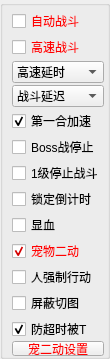
        <widget class="QGroupBox" name="groupBox_6">
         <property name="maximumSize">
          <size>
           <width>100</width>
           <height>16777215</height>
          </size>
         </property>
         <property name="title">
          <string/>
         </property>
         <property name="alignment">
          <set>Qt::AlignCenter</set>
         </property>
         <layout class="QVBoxLayout" name="verticalLayout_10">
          <property name="spacing">
           <number>0</number>
          </property>
          <property name="leftMargin">
           <number>9</number>
          </property>
          <property name="topMargin">
           <number>3</number>
          </property>
          <property name="rightMargin">
           <number>3</number>
          </property>
          <property name="bottomMargin">
           <number>0</number>
          </property>
          <item>
           <layout class="QVBoxLayout" name="verticalLayout">
            <property name="spacing">
             <number>2</number>
            </property>
            <item>
             <widget class="QCheckBox" name="checkBox_auto">
              <property name="styleSheet">
               <string notr="true">color: rgb(255, 0, 0);</string>
              </property>
              <property name="text">
               <string>自动战斗</string>
              </property>
             </widget>
            </item>
            <item>
             <widget class="QCheckBox" name="checkBox_HighSpeed">
              <property name="styleSheet">
               <string notr="true">color: rgb(255, 0, 0);</string>
              </property>
              <property name="text">
               <string>高速战斗</string>
              </property>
             </widget>
            </item>
            <item>
             <widget class="QComboBox" name="comboBox_highSpeedDelay">
              <item>
               <property name="text">
                <string>高速延时</string>
               </property>
              </item>
              <item>
               <property name="text">
                <string>1</string>
               </property>
              </item>
              <item>
               <property name="text">
                <string>2</string>
               </property>
              </item>
              <item>
               <property name="text">
                <string>3</string>
               </property>
              </item>
              <item>
               <property name="text">
                <string>4</string>
               </property>
              </item>
              <item>
               <property name="text">
                <string>5</string>
               </property>
              </item>
              <item>
               <property name="text">
                <string>6</string>
               </property>
              </item>
              <item>
               <property name="text">
                <string>7</string>
               </property>
              </item>
              <item>
               <property name="text">
                <string>8</string>
               </property>
              </item>
             </widget>
            </item>
            <item>
             <widget class="QComboBox" name="comboBox_battleDelay">
              <item>
               <property name="text">
                <string>战斗延迟</string>
               </property>
              </item>
              <item>
               <property name="text">
                <string>0</string>
               </property>
              </item>
              <item>
               <property name="text">
                <string>1</string>
               </property>
              </item>
              <item>
               <property name="text">
                <string>2</string>
               </property>
              </item>
              <item>
               <property name="text">
                <string>3</string>
               </property>
              </item>
              <item>
               <property name="text">
                <string>4</string>
               </property>
              </item>
              <item>
               <property name="text">
                <string>5</string>
               </property>
              </item>
              <item>
               <property name="text">
                <string>6</string>
               </property>
              </item>
              <item>
               <property name="text">
                <string>7</string>
               </property>
              </item>
              <item>
               <property name="text">
                <string>8</string>
               </property>
              </item>
              <item>
               <property name="text">
                <string>9</string>
               </property>
              </item>
              <item>
               <property name="text">
                <string>10</string>
               </property>
              </item>
             </widget>
            </item>
            <item>
             <widget class="QCheckBox" name="checkBox_firstNoDelay">
              <property name="text">
               <string>第一合加速</string>
              </property>
              <property name="checked">
               <bool>true</bool>
              </property>
             </widget>
            </item>
            <item>
             <widget class="QCheckBox" name="checkBox_bossProtect">
              <property name="text">
               <string>Boss战停止</string>
              </property>
             </widget>
            </item>
            <item>
             <widget class="QCheckBox" name="checkBox_Lv1Protect">
              <property name="text">
               <string>1级停止战斗</string>
              </property>
             </widget>
            </item>
            <item>
             <widget class="QCheckBox" name="checkBox_LockCountdown">
              <property name="text">
               <string>锁定倒计时</string>
              </property>
             </widget>
            </item>
            <item>
             <widget class="QCheckBox" name="checkBox_ShowHPMP">
              <property name="text">
               <string>显血</string>
              </property>
             </widget>
            </item>
            <item>
             <widget class="QCheckBox" name="checkBox_PetDoubleAction">
              <property name="styleSheet">
               <string notr="true">color: rgb(255, 0, 0);</string>
              </property>
              <property name="text">
               <string>宠物二动</string>
              </property>
              <property name="checked">
               <bool>true</bool>
              </property>
             </widget>
            </item>
            <item>
             <widget class="QCheckBox" name="checkBox_PlayerForceAction">
              <property name="text">
               <string>人强制行动</string>
              </property>
             </widget>
            </item>
            <item>
             <widget class="QCheckBox" name="checkBox_noAnimation">
              <property name="text">
               <string>屏蔽切图</string>
              </property>
             </widget>
            </item>
            <item>
             <widget class="QCheckBox" name="checkBox_OverTimeT">
              <property name="font">
               <font>
                <pointsize>9</pointsize>
                <weight>50</weight>
                <bold>false</bold>
               </font>
              </property>
              <property name="text">
               <string>防超时被T</string>
              </property>
              <property name="checked">
               <bool>true</bool>
              </property>
             </widget>
            </item>
           </layout>
          </item>
          <item>
           <widget class="QPushButton" name="pushButton_petDoubleAction">
            <property name="maximumSize">
             <size>
              <width>16777215</width>
              <height>15</height>
             </size>
            </property>
            <property name="styleSheet">
             <string notr="true">color: rgb(255, 0, 0);</string>
            </property>
            <property name="text">
             <string>宠二动设置</string>
            </property>
           </widget>
          </item>
          <item>
           <spacer name="verticalSpacer">
            <property name="orientation">
             <enum>Qt::Vertical</enum>
            </property>
            <property name="sizeHint" stdset="0">
             <size>
              <width>20</width>
              <height>0</height>
             </size>
            </property>
           </spacer>
          </item>
         </layout>
        </widget>
